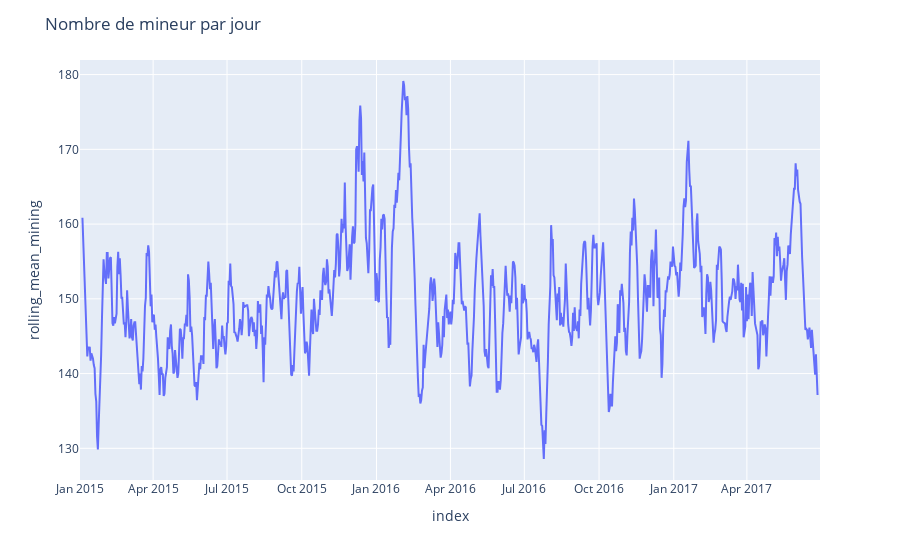

This figure's notebook cell:
### Code cell
global_data["rolling_mean_mining"] = global_data["nb_mining"].rolling(7, center=True).mean()

fig1 = px.line(global_data, x=global_data.index, y="rolling_mean_mining")
fig1.update_layout(
    title="Nombre de mineur par jour",
)

### Figure 1 — Plotly figure (JSON) as saved in the notebook; plotly's stock layout.template omitted (floating-point values rounded to 4 significant figures; data arrays with more than 128 entries replaced by an {"elided": "..."} marker saying what was removed)
{"data": [{"hovertemplate": "index=%{x}<br>rolling_mean_mining=%{y}<extra></extra>", "legendgroup": "", "line": {"color": "#636efa", "dash": "solid"}, "marker": {"symbol": "circle"}, "mode": "lines", "name": "", "orientation": "v", "showlegend": false, "type": "scatter", "x": {"elided": "912 str values"}, "xaxis": "x", "y": {"elided": "912 float values"}, "yaxis": "y"}], "layout": {"legend": {"tracegroupgap": 0}, "margin": {"t": 60}, "title": {"text": "Nombre de mineur par jour"}, "xaxis": {"anchor": "y", "domain": [0, 1], "title": {"text": "index"}}, "yaxis": {"anchor": "x", "domain": [0, 1], "title": {"text": "rolling_mean_mining"}}}}
